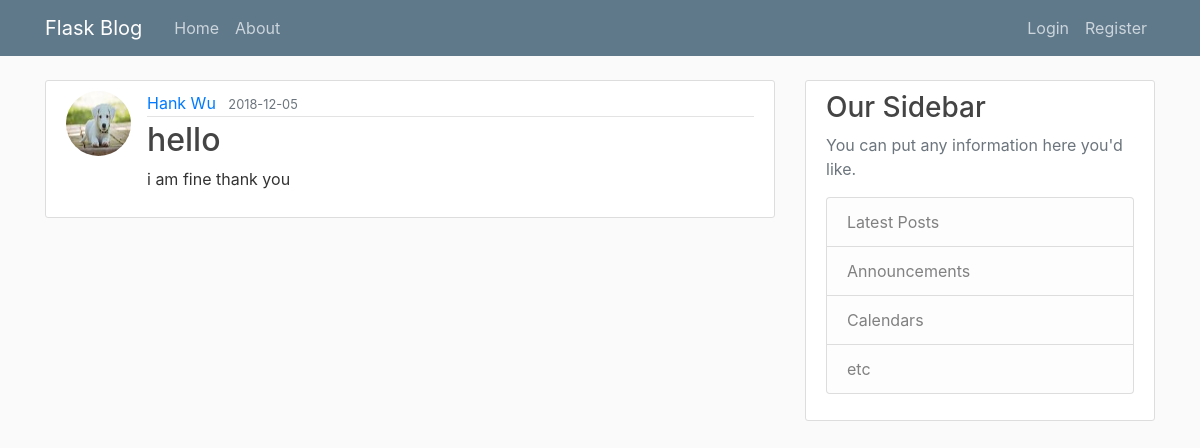
/post/1, run on an earlier commit of the app's database.
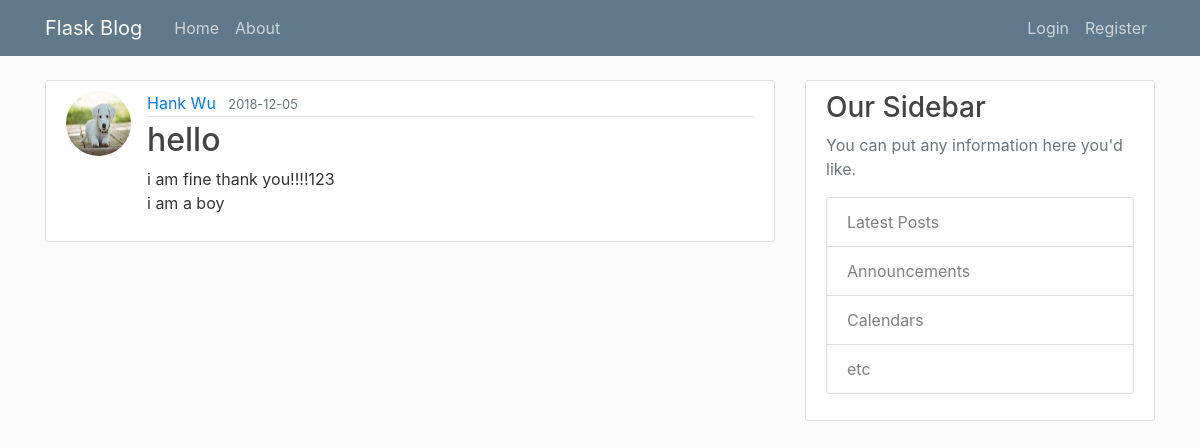
And on a later commit of the database.
### flaskblog/models.py (models this page shows, shortened)
class User(db.Model, UserMixin):
    id = db.Column(db.Integer, primary_key=True)
    username = db.Column(db.String(20), unique=True, nullable=False)
    email = db.Column(db.String(120), unique=True, nullable=False)
    image_file = db.Column(db.String(20), nullable=False, default='default.jpg')
    password = db.Column(db.String(60), nullable=False)
    posts = db.relationship('Post', backref='author', lazy=True) # the string 'Post' refer to the class post

class Post(db.Model):
    id = db.Column(db.Integer, primary_key=True)
    title = db.Column(db.String(100) , nullable=False)
    date_posted = db.Column(db.DateTime, nullable=False, default=datetime.utcnow)
    content = db.Column(db.Text, nullable=False)
    user_id = db.Column(db.Integer, db.ForeignKey('user.id'), nullable=False) # what does the foreign Key dose?

### flaskblog/route.py (the view)
@app.route('/post/<int:post_id>', methods=['GET', 'POST']) # the post_id is defined in the html.
def post(post_id):
    post = Post.query.get_or_404(post_id)
    return render_template('post.html', title=post.title, post=post)

### flaskblog/templates/post.html (shortened to what this page needs)
{% extends "layout.html"%}
{%block content%}
        <article class="media content-section">
          <img class="rounded-circle article-img"src="{{url_for('static', filename='profile_pic/'+ post.author.image_file) }}">
          <div class="media-body">
            <div class="article-metadata">
              <a class="mr-2" href="#">{{ post.author.username }}</a>
              <small class="text-muted">{{ post.date_posted.strftime('%Y-%m-%d') }}</small>
            </div>
            <h2><a class="article-title" href="#">{{ post.title }}</a></h2>
            <p class="article-content">{{ post.content }}</p>
          </div>
        </article>
{% endblock content%}

### flaskblog/templates/layout.html (shortened to what this page needs)
<!DOCTYPE html>
<html>
<head>
    <link rel="stylesheet" href="https://stackpath.bootstrapcdn.com/bootstrap/4.1.3/css/bootstrap.min.css">
    <link rel="stylesheet" type="text/css" href="{{url_for('static', filename='main.css')}}">
</head>
<body>
    <header class="site-header">
      <nav class="navbar navbar-expand-md navbar-dark bg-steel fixed-top">
        <div class="container">
          <a class="navbar-brand mr-4" href="/">Flask Blog</a>
          <div class="collapse navbar-collapse" id="navbarToggle">
            <div class="navbar-nav mr-auto">
              <a class="nav-item nav-link" href="/">Home</a>
              <a class="nav-item nav-link" href="/about">About</a>
            </div>
            <div class="navbar-nav">
              {% if current_user.is_authenticated%}
                <a class = "nav-item nav-link" href="/post/new">post</a>
                <a class = "nav-item nav-link" href="/account">{{current_user.username}}</a>
                <a class = "nav-item nav-link" href="/logout">Logout</a>
              {% else %}
                <a class="nav-item nav-link" href="/login">Login</a>
                <a class="nav-item nav-link" href="/register">Register</a>
              {% endif %}
            </div>
          </div>
        </div>
      </nav>
    </header>
    <main role="main" class="container">
      <div class="row">
        <div class="col-md-8">
          {% block content %}{% endblock %}
        </div>
        <div class="col-md-4">
          <div class="content-section">
            <h3>Our Sidebar</h3>
            <p class='text-muted'>You can put any information here you'd like.
              <ul class="list-group">
                <li class="list-group-item list-group-item-light">Latest Posts</li>
                <li class="list-group-item list-group-item-light">Announcements</li>
                <li class="list-group-item list-group-item-light">Calendars</li>
                <li class="list-group-item list-group-item-light">etc</li>
              </ul>
            </p>
          </div>
        </div>
      </div>
    </main>
</body>
</html>

### flaskblog/static/main.css (style rules this page uses)
body { background: #fafafa; color: #333333; margin-top: 5rem; }
h1, h2, h3, h4, h5, h6 { color: #444444; }
.bg-steel { background-color: #5f788a; }
.site-header .navbar-nav .nav-link { color: #cbd5db; }
.content-section { background: #ffffff; padding: 10px 20px; border: 1px solid #dddddd; border-radius: 3px; margin-bottom: 20px; }
.article-title { color: #444444; }
.article-content { white-space: pre-line; }
.article-img { height: 65px; width: 65px; margin-right: 16px; }
.article-metadata { padding-bottom: 1px; margin-bottom: 4px; border-bottom: 1px solid #e3e3e3 }

What changed in the data, as far as the page shows it:
changed Post "hello": content "i am fine thank you" → "i am fine thank you!!!!123 i am a boy"
